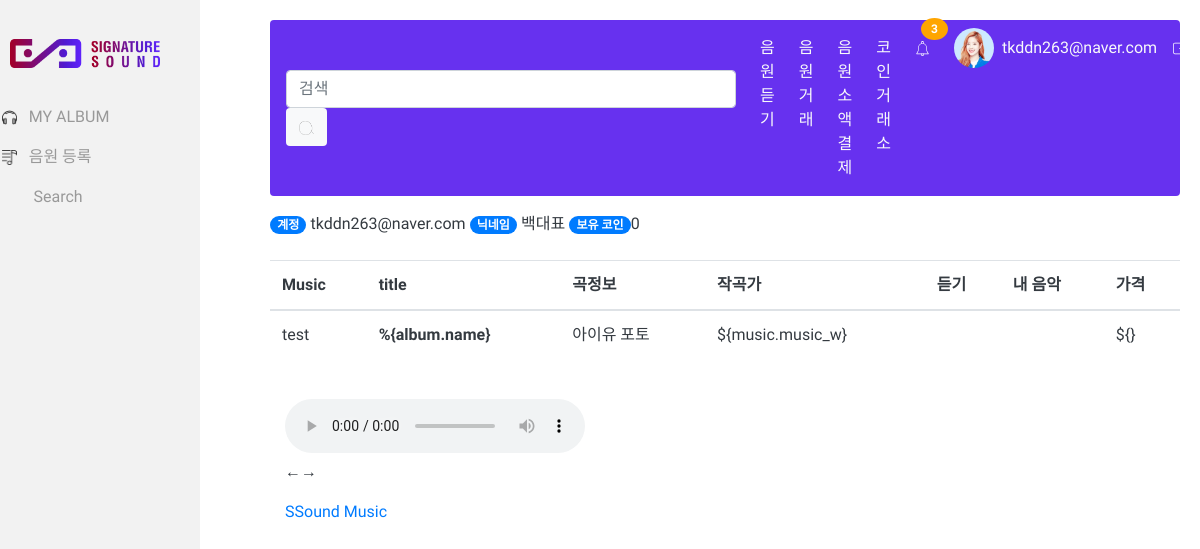
Page /streaming/detail/ (signed in) on the committed database.
### user/models.py (models this page shows, shortened)
class User(AbstractBaseUser, PermissionsMixin):
    email = models.EmailField('email', unique=True)
    nname = models.CharField('닉네임', max_length=45, null=True, unique=True)
    profile = models.ImageField('프로필 이미지', upload_to='img/profile/', max_length=150, null=True, blank=True, default='')
    coin = models.BigIntegerField('총보유 코인', default=0)
    nation = models.IntegerField('국적(코드)', default=0)
    is_listener = models.BooleanField('일반 사용자 권한', default=True)
    is_artist = models.BooleanField('아티스트 사용자 권한', default=False)
    is_company = models.BooleanField('기업 사용자 권한', default=False)
    artist_id = models.CharField('아티스트 ID', max_length=32, null=True, unique=True)
    artist_name = models.CharField('아티스트 이름', max_length=100)
    artist_opendate = models.DateField('데뷔일', null=True)
    artist_company = models.CharField('소속 기업 ID', max_length=32, default='none', null=True, blank=True)
    company_id = models.CharField('기업 ID', max_length=32, null=True, unique=True)
    company_name = models.CharField('기업명', max_length=45,  null=True, blank=True)
    company_ceo = models.CharField('기업 대표이름', max_length=32)
    company_tel = models.CharField('기업 전화번호', max_length=32)
    company_adr = models.CharField('기업 주소', max_length=255)
    date_joined = models.DateTimeField('가입일', default=timezone.now)
    is_staff = models.BooleanField('스테프 권한', default=False)
    is_active = models.BooleanField('이메일 인증 활성화', default=False)
    objects = UserManager()
    USERNAME_FIELD = 'email'                     # email을 사용자의 식별자로 설정

### streaming/views.py (the view)
# urls.py: path('detail/',StreamingDetail.as_view(),name='detail'),
class StreamingDetail(TemplateView):
    template_name='streaming/streaming_detail.html'

### streaming/templates/streaming/streaming_detail.html (shortened to what this page needs)
{% extends 'base.html' %}
{% load static %}
  {% block css %}
<link rel="stylesheet" href="https://cdn.plyr.io/3.4.8/plyr.css">
{% endblock css %}
  {% block content %}
  <body>
    <div id="app">
      <div class="container">
        <div class="row">
          <table class="table text-dark">
            <thead>
              <tr>
                <th scope="col">Music</th>
                <th scope="col">title</th>
                <th scope="col">곡정보</th>
                <th scope="col">작곡가</th>
                <th scope="col">듣기</th>
                <th scope="col">내 음악</th>
                <th scope="col">가격</th>
            </thead>
                <tbody
                v-for="album in albums"
                >
                <td>test</td>
                 <th scope="row">%{album.name}</th>
                 <td><a v-bind:href=album.url>아이유 포토</a></td>
                 <td>${music.music_w}</td>
                 <td>
                 </td>
                 <td></td>
                 <td>${}</td>
                </tbody>
            </table>
        </div>
      </div>
      <div class="container">
          <div class="column add-bottom">
              <div id="mainwrap">
                  <div id="nowPlay">
                      <span id="npAction">Paused...</span>
                  </div>
                  <div id="audiowrap">
                      <div id="audio0">
                          <audio id="audio1" preload controls>Your browser does not support HTML5 Audio! 😢</audio>
                      </div>
                      <div id="tracks" class="text-dark">
                          <a id="btnPrev">&larr;</a><a id="btnNext">&rarr;</a>
                      </div>
                  </div>
              </div>
          </div>
          <div class="column add-bottom center">
              <a href="{% url 'main:home'%}"> SSound Music </a>
          </div>
      </div>
    </div>
{% load static %}
{% endblock content %}

### templates/base.html (shortened to what this page needs)
<!DOCTYPE html>
<html lang="ko">
    <head>
        {% load staticfiles %}
        <link rel="stylesheet" href="https://maxcdn.bootstrapcdn.com/bootstrap/4.0.0/css/bootstrap.min.css">
        <link rel="stylesheet" href="{% static 'css/left-sidebar.css'%}">
        <link rel="stylesheet" href="{% static 'css/style.css'%}">
        {% block css %}{% endblock css %}
    </head>
    <body>
        <div id="wrapper" class="toggled">
            <div id="sidebar-wrapper" style="background-color:rgb(242, 242, 242)">
                <ul class="sidebar-nav">
                    <li class="sidebar-brand">
                        <a href="/main">
                            <div class="heading">
                                <img src="{% static 'img/logo2.png'%}" width="150">
                            </div>
                        </a>
                    </li>
                    <li>
                        <a href="{% url 'streaming:myalbum'%}"> &nbsp;&nbsp;&nbsp;&nbsp;&nbsp;&nbsp;&nbsp; <img src="{% static 'img/headphones.png'%}" width="15"> &nbsp; MY ALBUM</a>
                    </li>
                    <li>
                        <a href="{% url 'streaming:albumupload'%}"> &nbsp;&nbsp;&nbsp;&nbsp;&nbsp;&nbsp;&nbsp; <img src="{% static 'img/playlist-2.png'%}" width="15"> &nbsp; 음원 등록</a>
                    </li>
                    <li>
                        <a href="{% url 'streaming:player'%}">&nbsp;&nbsp;&nbsp;&nbsp;&nbsp;&nbsp;&nbsp;&nbsp;&nbsp;&nbsp;&nbsp;&nbsp;&nbsp;&nbsp;&nbsp;&nbsp;Search</a>
                    </li>
                </ul>
            </div>
            <div id="page-content-wrapper">
                    <nav class="navbar navbar-expand-lg navbar-light rounded mr-auto ml-auto mb-3" style="background-color:#6731EF; max-width:1300px">
                            <div class="collapse navbar-collapse" id="navbarSupportedContent">
                                <form class="form-inline my-2 my-lg-0">
                                    <input class="form-control mr-sm-2" type="search" placeholder="검색" aria-label="Search" style='width:450px'>
                                    <button class="btn bg-light" type="submit"><img src="{% static 'img/search2.png'%}" width="15"></button>
                                </form>
                            <ul class="navbar-nav ml-auto">
                                <li class="nav-item active">
                                <a class="nav-link text-light pl-3" href="/streaming/play">음원 듣기 <span class="sr-only">(current)</span></a>
                                </li>
                                <li class="nav-item">
                                <a class="nav-link text-light pl-3" href="#">음원 거래</a>
                                </li>
                                <li class="nav-item">
                                <a class="nav-link text-light pl-3" href="#">음원 소액결제</a>
                                </li>
                                <li class="nav-item">
                                <a class="nav-link text-light pl-3" href="#">코인 거래소</a>
                                </li>
                                <li class="nav-item">
                                    <a class="nav-link notification pl-3" href="#">
                                        <span><img src="{% static 'img/notify.svg'%}" width="15"></span>
                                        <span class="badge">3</span>
                                    </a>
                                </li>
                                <li class="nav-item pl-3">
                                        {% if user.profile %}
                                        <a class="profile" href="#"><img src="/media/{{ user.profile }}" class="rounded-circle" alt="Cinque Terre" width="40" height="40"> </a>
                                        {% else %}
                                        <a class="profile" href="#"><img src="{% static 'img/profile2.png'%}" class="rounded-circle" alt="Cinque Terre" width="40" height="40"> </a>
                                        {% endif %}
                                    </li>
                                <li class="nav-item text-light nav-link">
                                    {{ user.email }}
                                </li>
                                <li class="nav-item">
                                    {% if request.user.is_authenticated %}
                                    <a class="nav-link" href="/user/logout/"><img src="{% static 'img/logout.svg'%}" width="15"></a>
                                    {% else %}
                                    <a class="nav-item text-light nav-link" href="/user/login/">로그인</a>
                                    {% endif %}
                                </li>
                            </ul>
                            </div>
                        </nav>
                    <div>
                            <ul class="nav navbar-nav navbar-right text-dark">
                                <li>
                                    {% if request.user.is_authenticated %}
                                    <span class="badge badge-pill badge-primary">계정</span> {{ user.email }}
                                    <span class="badge badge-pill badge-primary">닉네임</span> {{ user.nname }}
                                    <span class="badge badge-pill badge-primary">보유 코인</span>{{ user.coin  }}
                                    {% endif %}
                                </li>
                            </ul>
                    </div>
                    {% block content %}
                    {% endblock content %}
            </div>
        </div>
    </body>
</html>

### static/css/left-sidebar.css (style rules this page uses)
body { overflow-x: hidden; }
#wrapper { padding-left: 0; -webkit-transition: all 0.5s ease; -moz-transition: all 0.5s ease; -o-transition: all 0.5s ease; transition: all 0.5s ease; }
#wrapper.toggled { padding-left: 250px; }
#sidebar-wrapper { z-index: 100; position: fixed; left: 250px; width: 0px; height: 100%; margin-left: -300px; overflow-y: auto; background: #000; -webkit-transition: all 0.5s ease; -moz-transition: all 0.5s ease; -o-transition: all 0.5s ease; transition: all 0.5s ease; }
#wrapper.toggled #sidebar-wrapper { width: 250px; }
#page-content-wrapper { width: 100%; position: absolute; padding: 15px; }
#wrapper.toggled #page-content-wrapper { position: absolute; margin-right: -250px; }
.sidebar-nav { position: absolute; top: 0; width: 250px; margin: 0; padding: 0; list-style: none; }
.sidebar-nav li { text-indent: 20px; line-height: 40px; }
.sidebar-nav li a { display: block; text-decoration: none; color: #999999; }
.sidebar-nav>.sidebar-brand { height: 65px; font-size: 18px; }
.sidebar-nav>.sidebar-brand a { color: #999999; }
@media (min-width:768px) { #wrapper { padding-left: 0; } }
@media (min-width:768px) { #wrapper.toggled { padding-left: 250px; } }
@media (min-width:768px) { #sidebar-wrapper { width: 0; } }
@media (min-width:768px) { #wrapper.toggled #sidebar-wrapper { width: 250px; } }
@media (min-width:768px) { #page-content-wrapper { padding: 20px; position: relative; } }
@media (min-width:768px) { #wrapper.toggled #page-content-wrapper { position: relative; margin-right: 0; } }

### static/css/style.css (style rules this page uses)
* { box-sizing: border-box; }
body { background-image: linear-gradient(135deg,#ffffff 100%); background-repeat: no-repeat; background-attachment: fixed; color: rgba(255, 255, 255, 0.7); font-family: Raleway, sans-serif; }
.heading { text-align: center; margin: 0; margin: 2rem 0; font-family: Inconsolata, monospace; }
.notification { color: white; text-decoration: none; position: relative; display: inline-block; border-radius: 2px; }
.notification .badge { position: absolute; top: -10px; right: -10px; padding: 5px 10px; border-radius: 50%; background: orange; color: white; }

### rows in the picture
User: profile (placeholder picture), email "tkddn263@naver.com", nname "백대표", coin "0"
